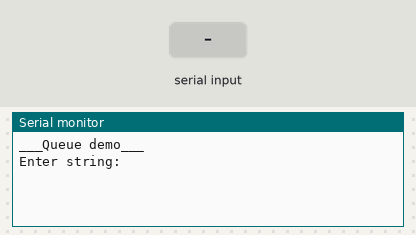
Recording of a program running on a simulated ESP32. Shown: the last lines printed to the serial monitor. The test bench sets the inputs (shaded band).

Above: at 1.8 s.
1.9 s: "1\n" received over Serial
At 2.7 s:
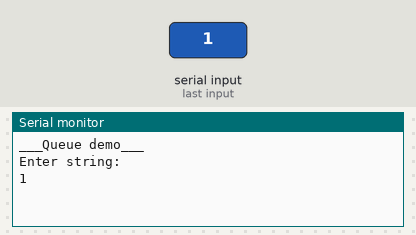
3.5 s: "0\n" received over Serial
At 4.8 s:
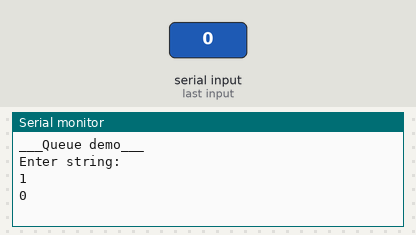
5.0 s: "2\n" received over Serial
At 6.2 s:
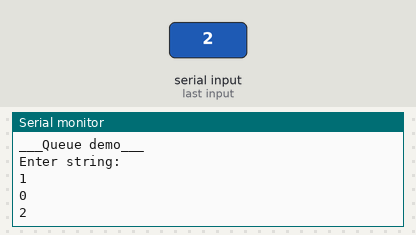

The program:

main.cpp
```cpp
#include <Arduino.h>

#if CONFIG_FREERTOS_UNICORE
static const BaseType_t app_cpu = 0;
#else
static const BaseType_t app_cpu = 1;
#endif

static const uint8_t message_queue_length = 5;
static QueueHandle_t msg_queue;

void ReadMessage(void *pvParameters)
{
    while (1)
    {

        if (Serial.available() > 0)
        {
            String s = Serial.readStringUntil('\n');

            if (xQueueSend(msg_queue, (void *)&s, 10) != pdTRUE)
            {
                Serial.println("Queue full");
            }
        }
    }

    vTaskDelay(1000 / portTICK_PERIOD_MS);
}

void PrintMessage(void *pvParameters)
{

    String s;

    while (1)
    {

        if (xQueueReceive(msg_queue, (void *)&s, 0) == pdTRUE)
        {
            Serial.println(s);
        }

        // delay before attempting message retrieval from queue
        vTaskDelay(1000 / portTICK_PERIOD_MS);
    }
}

void setup()
{

    Serial.begin(115200);
    vTaskDelay(1000 / portTICK_PERIOD_MS);

    msg_queue = xQueueCreate(message_queue_length, 255 * sizeof(char));

    Serial.println();
    Serial.println("___Queue demo___");

    Serial.println("Enter string: ");

    xTaskCreatePinnedToCore(
        ReadMessage,   // function to be called
        "ReadMessage", // name for task
        1024,          // This stack size in bytes
        NULL,          // pass parameter to function
        1,             // Priority 0 lowest 24 highest.
        NULL,          // task handle
        app_cpu        // run on core 1
    );
    xTaskCreatePinnedToCore(
        PrintMessage,   // function to be called
        "PrintMessage", // name for task
        1024,           // This stack size in bytes
        NULL,           // pass parameter to function
        1,              // Priority 0 lowest 24 highest.
        NULL,           // task handle
        app_cpu         // run on core 1
    );

    //   // delete setup and loop task
    vTaskDelete(NULL);
}

void loop()
{
}
```

Measured:
- after the input at 1.9 s, the serial monitor: prints a new line after 0.10 s (image 1)
- after the input at 3.5 s, the serial monitor: prints a new line after 0.50 s (image 2)
- after the input at 5.0 s, the serial monitor: prints a new line at once (image 3)
